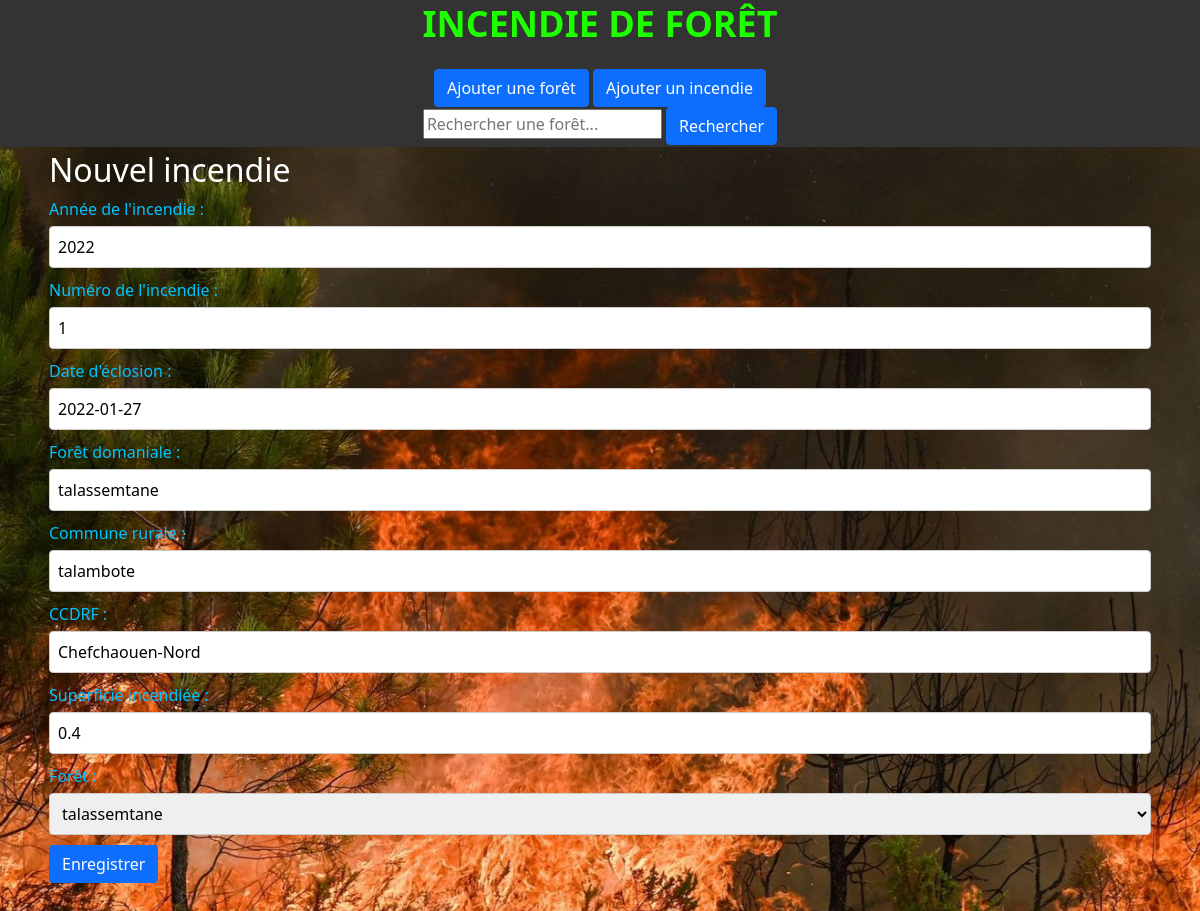
The app's page /incendie/9/modifier/ with its own data.
### incendie_foret/models.py (models this page shows, shortened)
class Incendie(models.Model):
    id_incendie = models.AutoField(primary_key=True)
    annee_incendie = models.IntegerField()
    numero = models.CharField(max_length=100)
    date_eclosion = models.DateField(default=timezone.now)
    foret_domaniale = models.CharField(max_length=100)
    commune_rurale = models.CharField(max_length=100)
    ccdrf = models.CharField(max_length=100)
    superficie_incendiee = models.FloatField()
    id_foret = models.ForeignKey(Foret, on_delete=models.CASCADE)

class Foret(models.Model):
    id_foret = models.AutoField(primary_key=True)
    nom = models.CharField(max_length=100)
    superficie = models.FloatField()
    localisation = models.CharField(max_length=100)
    type = models.CharField(max_length=100)
    densite = models.FloatField()
    def __str__(self):
        return self.nom

### incendie_foret/views.py (the view)
# urls.py: path('incendie/<int:pk>/modifier/', views.modifier_incendie, name='modifier_incendie')
def modifier_incendie(request,pk):
    incendie=get_object_or_404(Incendie, pk=pk)
    if request.method =='POST':
        form = IncendieForm(request.POST, instance=incendie)
        if form.is_valid():
            form.save()
            return redirect('incendie_foret_detail',pk=pk)
    else:
        form= IncendieForm(instance=incendie)
    context={'form':form}
    return render(request, 'incendie_foret/nouveau_incendie.html',context)

### incendie_foret/forms.py
class IncendieForm(forms.ModelForm):
  class Meta:
    model=Incendie
    fields = ('annee_incendie', 'numero', 'date_eclosion', 'foret_domaniale', 'commune_rurale', 'ccdrf', 'superficie_incendiee','id_foret')

### incendie_foret/templates/incendie_foret/nouveau_incendie.html (shortened to what this page needs)
{% extends 'incendie_foret/base.html' %}
{% block content %}
    <h2 class="white-text">Nouvel incendie</h2>
    <form method="POST" class="inline-form">
        <div class="form-group">
            <label class="blue-text" for="annee_incendie">Année de l'incendie :</label>
            {{ form.annee_incendie }}
        </div>
        <div class="form-group">
            <label class="blue-text" for="numero">Numéro de l'incendie :</label>
            {{ form.numero }}
        </div>
        <div class="form-group">
            <label class="blue-text" for="date_eclosion">Date d'éclosion :</label>
            {{ form.date_eclosion }}
        </div>
        <div class="form-group">
            <label class="blue-text" for="foret_domaniale">Forêt domaniale :</label>
            {{ form.foret_domaniale }}
        </div>
        <div class="form-group">
            <label class="blue-text" for="commune_rurale">Commune rurale :</label>
            {{ form.commune_rurale }}
        </div>
        <div class="form-group">
            <label class="blue-text" for="ccdrf">CCDRF :</label>
            {{ form.ccdrf }}
        </div>
        <div class="form-group">
            <label class="blue-text" for="superficie_incendiee">Superficie incendiée :</label>
            {{ form.superficie_incendiee }}
        </div>
        <div class="form-group">
            <label class="blue-text" for="id_foret">Forêt :</label>
            {{ form.id_foret }}
        </div>
        <button class="btn btn-primary" type="submit">Enregistrer</button>
    </form>
{% endblock %}

### incendie_foret/static/css/incendie.css (style rules this page uses)
body { background-image: url("./image/photo_incendie.jpg"); background-size: cover; background-repeat: no-repeat; background-position: center; margin: 0; padding-top: 150px; }
.blue-text { color: #82ff44; }
.white-text { color: #fff; }
.blue-text { color: #00c3ff; }
.form-group { margin-bottom: 10px; }
.form-group label { display: block; margin-bottom: 5px; font-size: 16px; }
.form-group input, .form-group select, .form-group textarea { width: 100%; padding: 8px; font-size: 16px; border: 1px solid #ccc; border-radius: 4px; }

### records on screen
Incendie: annee_incendie "2022", numero "1", date_eclosion "2022-01-27", foret_domaniale "talassemtane", commune_rurale "talambote", ccdrf "Chefchaouen-Nord", superficie_incendiee "0.4"
Foret: id_foret "talassemtane"
